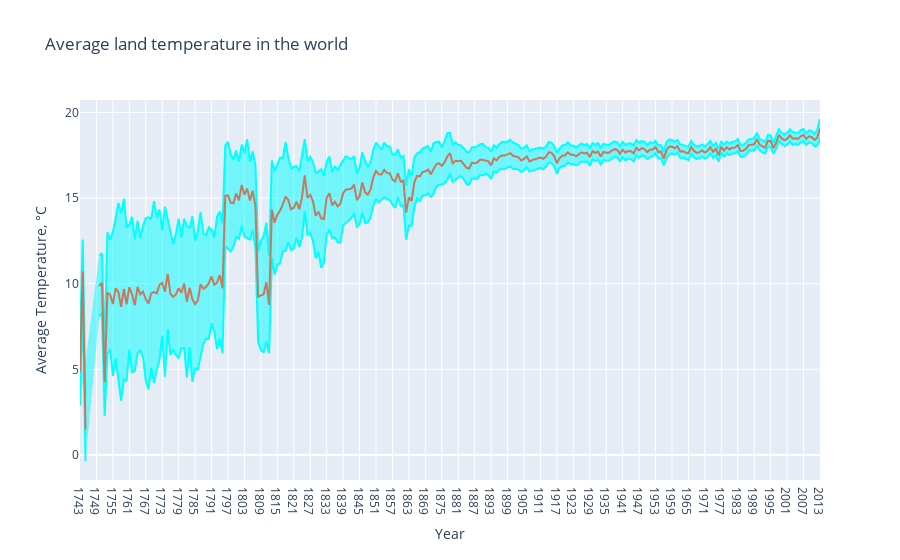

The notebook cell this image was saved under:
### Markdown cell above
It is possible to notice that Russia has one of the lowest average temperature (like a Canada). The lowest temperature in Greenland (it is distinctly visible on the map). The hottest country in Africa, on the equator. It is quite natural.

##2) Sort the countries by the average temperature and plot Horizontal Bar

### Code cell
global_temp = pd.read_csv("dataset/GlobalLandTemperaturesByCity.csv")

# Extract the year from a date
years = np.unique(global_temp['dt'].apply(lambda x: x[:4]))
mean_temp_world = []
mean_temp_world_uncertainty = []

for year in years:
    mean_temp_world.append(global_temp[global_temp['dt'].apply(
        lambda x: x[:4]) == year]['AverageTemperature'].mean())
    mean_temp_world_uncertainty.append(global_temp[global_temp['dt'].apply(
        lambda x: x[:4]) == year]['AverageTemperatureUncertainty'].mean())

trace0 = go.Scatter(
    x=years,
    y=np.array(mean_temp_world) + np.array(mean_temp_world_uncertainty),
    fill=None,
    mode='lines',
    name='Uncertainty top',
    line=dict(
        color='rgb(0, 255, 255)',
    )
)
trace1 = go.Scatter(
    x=years,
    y=np.array(mean_temp_world) - np.array(mean_temp_world_uncertainty),
    fill='tonexty',
    mode='lines',
    name='Uncertainty bot',
    line=dict(
        color='rgb(0, 255, 255)',
    )
)

trace2 = go.Scatter(
    x=years,
    y=mean_temp_world,
    name='Average Temperature',
    line=dict(
        color='rgb(199, 121, 093)',
    )
)
data = [trace0, trace1, trace2]

layout = go.Layout(
    xaxis=dict(title='Year'),
    yaxis=dict(title='Average Temperature, °C'),
    title='Average land temperature in the world',
    showlegend=False)

fig = go.Figure(data=data, layout=layout)
py.iplot(fig)

### Figure 1 — Plotly figure (JSON) as saved in the notebook; plotly's stock layout.template omitted (floating-point values rounded to 4 significant figures; data arrays with more than 128 entries replaced by an {"elided": "..."} marker saying what was removed)
{"data": [{"line": {"color": "rgb(0, 255, 255)"}, "mode": "lines", "name": "Uncertainty top", "type": "scatter", "x": {"elided": "271 str values"}, "y": {"elided": "271 float values"}}, {"fill": "tonexty", "line": {"color": "rgb(0, 255, 255)"}, "mode": "lines", "name": "Uncertainty bot", "type": "scatter", "x": {"elided": "271 str values"}, "y": {"elided": "271 float values"}}, {"line": {"color": "rgb(199, 121, 093)"}, "name": "Average Temperature", "type": "scatter", "x": {"elided": "271 str values"}, "y": {"elided": "271 float values"}}], "layout": {"showlegend": false, "title": {"text": "Average land temperature in the world"}, "xaxis": {"title": {"text": "Year"}}, "yaxis": {"title": {"text": "Average Temperature, °C"}}}}
